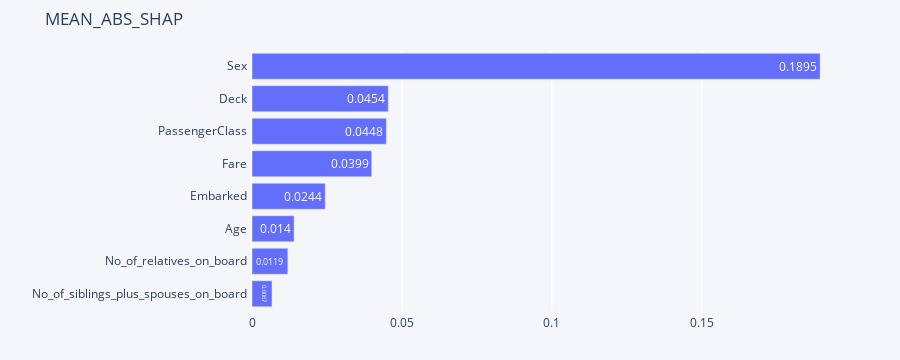

Notebook cell for this chart:
### Code cell
explainer.plot_importances(cats=True)

### Figure 1 — Plotly figure (JSON) as saved in the notebook; plotly's stock layout.template omitted (floating-point values rounded to 4 significant figures)
{"data": [{"hoverinfo": "text", "insidetextanchor": "end", "orientation": "h", "text": [0.0067, 0.0119, 0.014, 0.0244, 0.0399, 0.0448, 0.0454, 0.1895], "textposition": "inside", "type": "bar", "x": [0.006673, 0.01195, 0.01402, 0.02441, 0.0399, 0.04481, 0.04544, 0.1895], "y": ["No_of_siblings_plus_spouses_on_board", "No_of_relatives_on_board", "Age", "Embarked", "Fare", "PassengerClass", "Deck", "Sex"]}], "layout": {"height": 360, "margin": {"b": 50, "l": 252, "pad": 4, "r": 50, "t": 50}, "paper_bgcolor": "rgba(245, 246, 249, 1)", "plot_bgcolor": "rgba(245, 246, 249, 1)", "showlegend": false, "title": {"text": "MEAN_ABS_SHAP"}, "xaxis": {"automargin": true}, "yaxis": {"automargin": true}}}
